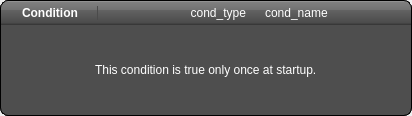
<?xml version="1.0" encoding="UTF-8"?>
<ui version="4.0">
 <class>FormConditionStart</class>
 <widget class="QWidget" name="FormConditionStart">
  <property name="geometry">
   <rect>
    <x>0</x>
    <y>0</y>
    <width>412</width>
    <height>116</height>
   </rect>
  </property>
  <property name="windowTitle">
   <string>Form</string>
  </property>
  <property name="styleSheet">
   <string notr="true">#frameHeader
{
	background: qlineargradient(x1: 0, y1: 0, x2: 0, y2: 1, stop: 0 #a6a6a6, stop: 0.08 #7f7f7f, stop: 0.39999 #717171, stop: 0.4 #626262, stop: 0.9 #4c4c4c, stop: 1 #333333);
	padding: 5px;
	border: 1px solid black;
	border-top-left-radius: 8px;
	border-top-right-radius: 8px;
	border-bottom: none;
}
#FormConditionStart
{
	border: 1px solid black;
	border-radius: 8px;
}
#FormConditionStart QLabel
{
	color: white;
}
#frameHeader #labelTitle
{
	font-weight: bold;
	padding-right: 15px;
	border: 1px solid rgb(75, 75, 75);
	border-top: none;
	border-bottom: none;
	border-left: none;
}
#frameContent
{
	background-color: rgb(78, 78, 78);
	padding: 5px;
	border: 1px solid black;
	border-top: none;
	border-bottom-right-radius: 8px;
	border-bottom-left-radius: 8px;
}
#frameContent .buttonStyled
{
	color: #333;
	border: 2px solid #555;
	border-radius: 11px;
	padding: 5px;
	background: qradialgradient(cx: 0.3, cy: -0.4, fx: 0.3, fy: -0.4, radius: 1.35, stop: 0 #fff, stop: 1 #888);
	min-width: 80px;
}
#frameContent .buttonStyled:hover
{
	background: qradialgradient(cx: 0.3, cy: -0.4, fx: 0.3, fy: -0.4, radius: 1.35, stop: 0 #fff, stop: 1 #bbb);
}
#frameContent .buttonStyled:pressed
{
	background: qradialgradient(cx: 0.4, cy: -0.1, fx: 0.4, fy: -0.1, radius: 1.35, stop: 0 #fff, stop: 1 #ddd);
}
#frameContent QComboBox
{
	border: none;
	background: rgb(120, 120, 120);
	padding: 3px;
}
#frameContent QComboBox:hover
{
	background: rgb(170, 170, 170);
}
#frameContent QComboBox::drop-down
{
	border: none;

	subcontrol-origin: padding;
    subcontrol-position: top right;
    width: 18px;

    border-left-width: 1px;
    border-left-color: darkgray;
    border-left-style: solid;
    border-top-right-radius: 3px;
    border-bottom-right-radius: 3px;
}
#frameContent QComboBox::down-arrow
{
	image: url(:/img/1downarrow.png);
}</string>
  </property>
  <layout class="QVBoxLayout" name="verticalLayout_2">
   <property name="spacing">
    <number>0</number>
   </property>
   <property name="leftMargin">
    <number>0</number>
   </property>
   <property name="topMargin">
    <number>0</number>
   </property>
   <property name="rightMargin">
    <number>0</number>
   </property>
   <property name="bottomMargin">
    <number>0</number>
   </property>
   <item>
    <widget class="QFrame" name="frameHeader">
     <property name="frameShape">
      <enum>QFrame::NoFrame</enum>
     </property>
     <property name="frameShadow">
      <enum>QFrame::Plain</enum>
     </property>
     <layout class="QHBoxLayout" name="horizontalLayout_4">
      <property name="leftMargin">
       <number>0</number>
      </property>
      <property name="topMargin">
       <number>0</number>
      </property>
      <property name="rightMargin">
       <number>0</number>
      </property>
      <property name="bottomMargin">
       <number>0</number>
      </property>
      <item>
       <layout class="QHBoxLayout" name="horizontalLayout">
        <item>
         <widget class="QLabel" name="label_2">
          <property name="sizePolicy">
           <sizepolicy hsizetype="Maximum" vsizetype="Preferred">
            <horstretch>0</horstretch>
            <verstretch>0</verstretch>
           </sizepolicy>
          </property>
          <property name="text">
           <string/>
          </property>
          <property name="pixmap">
           <pixmap resource="resources.qrc">:/img/icon_rule_start.png</pixmap>
          </property>
         </widget>
        </item>
        <item>
         <widget class="QLabel" name="labelTitle">
          <property name="sizePolicy">
           <sizepolicy hsizetype="Maximum" vsizetype="Preferred">
            <horstretch>0</horstretch>
            <verstretch>0</verstretch>
           </sizepolicy>
          </property>
          <property name="text">
           <string>Condition</string>
          </property>
         </widget>
        </item>
        <item>
         <widget class="QLabel" name="labelRuleType">
          <property name="text">
           <string>cond_type</string>
          </property>
          <property name="alignment">
           <set>Qt::AlignRight|Qt::AlignTrailing|Qt::AlignVCenter</set>
          </property>
         </widget>
        </item>
        <item>
         <widget class="QLabel" name="label">
          <property name="sizePolicy">
           <sizepolicy hsizetype="Maximum" vsizetype="Preferred">
            <horstretch>0</horstretch>
            <verstretch>0</verstretch>
           </sizepolicy>
          </property>
          <property name="pixmap">
           <pixmap resource="resources.qrc">:/img/1rightarrow.png</pixmap>
          </property>
         </widget>
        </item>
        <item>
         <widget class="QLabel" name="labelRuleName">
          <property name="text">
           <string>cond_name</string>
          </property>
         </widget>
        </item>
       </layout>
      </item>
     </layout>
    </widget>
   </item>
   <item>
    <widget class="QFrame" name="frameContent">
     <property name="sizePolicy">
      <sizepolicy hsizetype="Preferred" vsizetype="MinimumExpanding">
       <horstretch>0</horstretch>
       <verstretch>0</verstretch>
      </sizepolicy>
     </property>
     <property name="frameShape">
      <enum>QFrame::StyledPanel</enum>
     </property>
     <property name="frameShadow">
      <enum>QFrame::Raised</enum>
     </property>
     <layout class="QHBoxLayout" name="horizontalLayout_5">
      <item>
       <widget class="QLabel" name="label_3">
        <property name="sizePolicy">
         <sizepolicy hsizetype="Maximum" vsizetype="Preferred">
          <horstretch>0</horstretch>
          <verstretch>0</verstretch>
         </sizepolicy>
        </property>
        <property name="text">
         <string>This condition is true only once at startup.</string>
        </property>
       </widget>
      </item>
     </layout>
    </widget>
   </item>
  </layout>
 </widget>
 <resources>
  <include location="resources.qrc"/>
 </resources>
 <connections/>
</ui>
